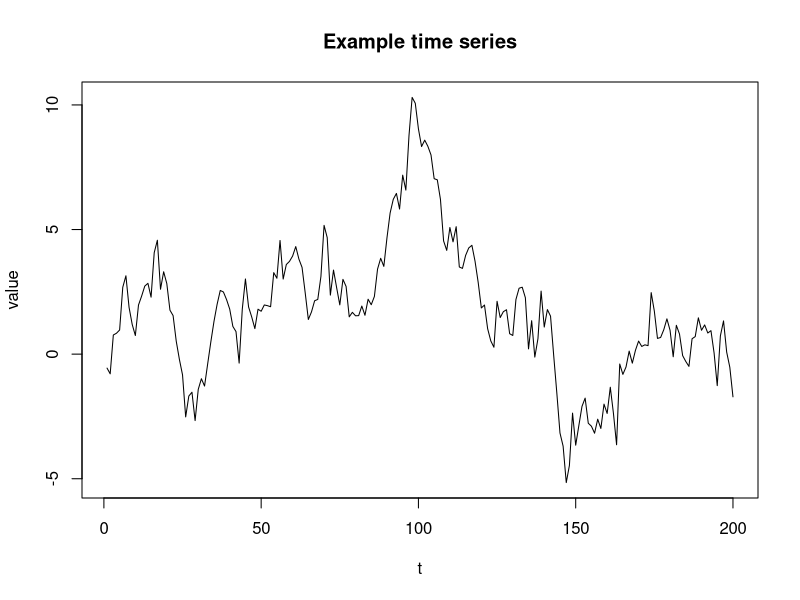

Here is the R script that generated this plot:
## ---- chunk 1
set.seed(123)
y <- cumsum(rnorm(200))
plot(y, type = "l", main = "Example time series", xlab = "t", ylab = "value")
